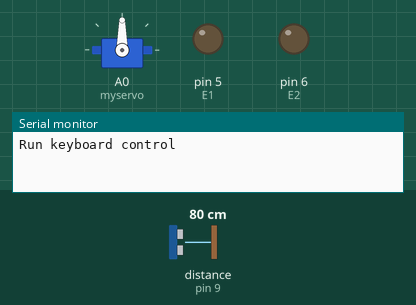
Bench run of a sketch on a simulated Arduino Uno, built with avr-gcc and run on an emulated ATmega328P. On the bench: servo, output pins drawn as LEDs (lit = HIGH), the last lines printed to the serial monitor. Wiring (inferred from the names in the program): ultrasonic range finder: trigger pin 3; echo pin 9. The test bench sets the inputs (shaded band); at power-on: distance to the obstacle (sensor on pin 9) 80 cm. The echo pulse lasts 58.3 µs per cm; pins used as bus, display or sensor lines are not drawn.

Above: at 0.1 s.
At 13.1 s:
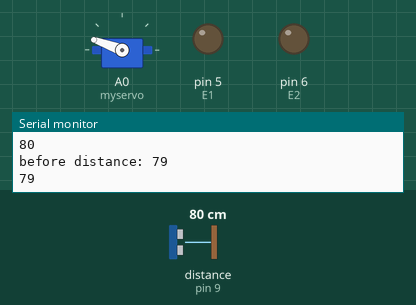
13.2 s: distance to the obstacle (sensor on pin 9) set to 250 cm
At 15.2 s:
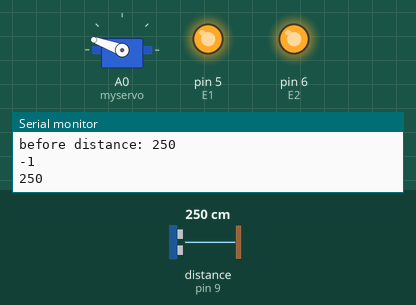
Timing chart, 0 to 16.7 s (numbered marks = the images above; inputs shaded):
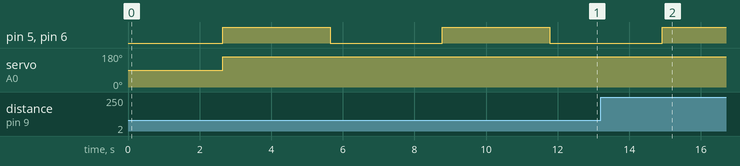

Measured:
- after the input at 13.2 s, pin 5 (E1), pin 6 (E2): goes on until 14.9 s, then stays HIGH
- by itself, pin 5 (E1), pin 6 (E2): alternates HIGH for 3.0 s and LOW for 3.1 s

The sketch:

checkBarrier.ino
```cpp
#include <Servo.h>
#include <SoftwareSerial.h>
#include "enes100.h"
#define echoPin 9 // Echo Pin
#define trigPin 3 // Trigger Pin

//distance sensor vars
int maximumRange = 200; // Maximum range needed
int minimumRange = 0; // Minimum range needed
long duration, distance; // Duration used to calculate distance

//Declare the software serial which on pins 8,9 which
//are connected to the RF module tx and rx.
SoftwareSerial sSerial(10,11);

//Declare an enes100::RfClient which is the interface for
//receiving markers and sending messages to the vision system.
//  To use a hardware serial connection:
//    enes100::RfClient<HardwareSerial rf(&Serial1);
//                                            ^
//                              whatever serial is used
enes100::RfClient<SoftwareSerial> rf(&sSerial);

//Declare an enes100::Marker.  This marker will store the id,
//x, y, theta, and time values of a received marker.
enes100::Marker marker;

Servo myservo;  // create servo object to control a servo
// twelve servo objects can be created on most boards

int pos = 0;    // variable to store the servo position

//Standard PWM DC control
int E1 = 5;     //M1 Speed Control
int E2 = 6;     //M2 Speed Control
int M1 = 4;    //M1 Direction Control
int M2 = 7;    //M1 Direction Control
int sensorPin = A5;    // select the input pin for the potentiometer
int sensorValue = 0;  // variable to store the value coming from the sensor

void stop(void)                    //Stop
{
  digitalWrite(E1,LOW);
  digitalWrite(E2,LOW);
}

   //MOVE FORWARD CODE
void advance(char a,char b)          //Move forward
{
  analogWrite (E1,a);      //PWM Speed Control
  digitalWrite(M1,HIGH);
  analogWrite (E2,b);
  digitalWrite(M2,HIGH);
  delay(3000);
  //to cover 4m requires 14.46863119 advances
}
void halfAdvance(char a,char b)          //Move forward
{
  analogWrite (E1,a);      //PWM Speed Control
  digitalWrite(M1,HIGH);
  analogWrite (E2,b);
  digitalWrite(M2,HIGH);
  delay(1500);//half revolution
  //to cover 4m requires 14.46863119 advances
}
void smAdvance(char a,char b)          //Move forward
{
  analogWrite (E1,a);      //PWM Speed Control
  digitalWrite(M1,HIGH);
  analogWrite (E2,b);
  digitalWrite(M2,HIGH);
  delay(750);//quarter revolution
  //to cover 4m requires 14.46863119 advances
}
void endAdvance(char a,char b)          //Move forward
{
  analogWrite (E1,a);      //PWM Speed Control
  digitalWrite(M1,HIGH);
  analogWrite (E2,b);
  digitalWrite(M2,HIGH);
  delay(1405.89357);//represents the remainder after 14  full revolutions to finish 4m
}
void fullArena()          //cover full arena
{
  delay(1000);//don't start right away
  for(int i=0;i<14;i++){
    advance(255, 255);
  }
  endAdvance(255, 255);
  stop();
}

    //OTHER MOVEMENT CODE
void back_off (char a,char b)          //Move backward
{
  analogWrite (E1,a);
  digitalWrite(M1,LOW);
  analogWrite (E2,b);
  digitalWrite(M2,LOW);
}
void turn_L (char a,char b)             //Turn Left 45
{
  analogWrite (E1,a);
  digitalWrite(M1,LOW);
  analogWrite (E2,b);
  digitalWrite(M2,HIGH);
  delay(3500);//45

}
void turn_L90 (char a,char b)             //Turn Left 90
{
  analogWrite (E1,a);
  digitalWrite(M1,LOW);
  analogWrite (E2,b);
  digitalWrite(M2,HIGH);
  delay(7500);//90

}
void turn_R (char a,char b)             //Turn Right
{
  analogWrite (E1,a);
  digitalWrite(M1,HIGH);
  analogWrite (E2,b);
  digitalWrite(M2,LOW);
}

//OTHER CODE
void readpH(void){

  // 240 for ph = 4, 462 for ph = 7, 619 for ph = 10
  // y = 0.0157x + 0.1124

  // read the value from the sensor:
  sensorValue = analogRead(sensorPin);
  Serial.println(0.0157*sensorValue + 0.1124);
  sSerial.println(0.0157*sensorValue + 0.1124);
}

void pHturn_Down(){
  for (pos = 0; pos <= 160; pos ++) { // goes from 0 degrees to 180 degrees
    // in steps of 1 degree
    myservo.write(pos);              // tell servo to go to position in variable 'pos'
    delay(15);                       // waits 15ms for the servo to reach the position
  }
}

void pHturn_Up(){
  for (pos = 160; pos >= 120; pos --) { // goes from 180 degrees to 0 degrees
    myservo.write(pos);              // tell servo to go to position in variable 'pos'
    delay(15);                       // waits 15ms for the servo to reach the position
  }
}
void pHturn_D2(){ //down to solution
  for (pos = 0; pos <= 110; pos ++) { // goes from 180 degrees to 0 degrees
    myservo.write(pos);              // tell servo to go to position in variable 'pos'
    delay(15);                       // waits 15ms for the servo to reach the position
  }
}

//get x coordinate
double getX(){
  //double[] coords = {0, 0, 0}; //x, y, theta
  double x = 0;
  delay(100);
  //rf.ReceiveMarker returns true if a marker was received
  //before timing out, and false otherwise.
  if(rf.receiveMarker(&marker, 104)){
//    Serial.println("in function");
//    Serial.print("x: ");
//    Serial.println(marker.x*1000);
    x = marker.x*1000;
  }
  return x;

//    if(marker.x >= 1.0) {
//      rf.sendMessage("t1 reached right side");
//    }
//  }
}

//get y coordinate
double getY(){
  //double[] coords = {0, 0, 0}; //x, y, theta
  double y = 0;
  delay(100);
  //rf.ReceiveMarker returns true if a marker was received
  //before timing out, and false otherwise.
  if(rf.receiveMarker(&marker, 104)){
//    Serial.println("in function");
//    Serial.print("y: ");
//    Serial.println(marker.y*1000);
    y = marker.y*1000;
  }
  return y;

//    if(marker.x >= 1.0) {
//      rf.sendMessage("t1 reached right side");
//    }
//  }
}

//get theta
double getTheta(){
  //double[] coords = {0, 0, 0}; //x, y, theta
  double theta = 0;
  delay(100);
  //rf.ReceiveMarker returns true if a marker was received
  //before timing out, and false otherwise.
  if(rf.receiveMarker(&marker, 104)){
//    Serial.println("in function");
//    Serial.print("theta: ");
//    Serial.println(marker.theta);
    theta = marker.theta;
  }
  return theta;

//    if(marker.x >= 1.0) {
//      rf.sendMessage("t1 reached right side");
//    }
//  }
}

//boolean yesBarrier(){
   /* The following trigPin/echoPin cycle is used to determine the
  distance of the nearest object by bouncing soundwaves off of it. */
  /*
digitalWrite(trigPin, LOW);
  delayMicroseconds(2);

  digitalWrite(trigPin, HIGH);
  delayMicroseconds(10);

  digitalWrite(trigPin, LOW);
  duration = pulseIn(echoPin, HIGH);

  //Calculate the distance (in cm) based on the speed of sound.
  distance = duration/58.2;
  Serial.print("before distance: ");
  Serial.println(distance);

  if (distance >= maximumRange || distance <= minimumRange){
  /* Send a negative number to computer and Turn LED ON
  to indicate "out of range" */
 /* Serial.println("-1");
  //Delay 50ms before next reading.
  delay(50);
//  return false;
  }
  else {*/
  /* Send the distance to the computer using Serial protocol, and
  turn LED OFF to indicate successful reading. */
 /* Serial.println(distance*10);
//  return true;
  }
 */

//}

void setup(void)
{
  //distance sensor
  pinMode(trigPin, OUTPUT);
  pinMode(echoPin, INPUT);

  //pH servo
  myservo.attach(A0);  // attaches the servo on pin 9 to the servo object
//  int i;
//  for(i=4;i<=7;i++)
//    pinMode(i, OUTPUT);
  Serial.begin(9600);      //Set Baud Rate
  Serial.println("Run keyboard control");

  //Initialize the software and hardware serial for RF monitor
  sSerial.begin(9600);

  delay(500);

  //Reset the state of the server, and send a message indicating
  //our status.
  rf.resetServer();
  rf.sendMessage("Neutral team Connected.");
}

void loop(void)
{
  double x = getX();
  double y = getY();
  double theta = getTheta();
  myservo.write(160);

//  while(x < 1940){
//    myservo.write(160);
//    smAdvance(255, 255);
//    x = getX();
//    rf.sendMessage(x);
//  }

// START
  digitalWrite(trigPin, LOW);
  delayMicroseconds(2);

  digitalWrite(trigPin, HIGH);
  delayMicroseconds(10);

  digitalWrite(trigPin, LOW);
  duration = pulseIn(echoPin, HIGH);

  //Calculate the distance (in cm) based on the speed of sound.
  distance = duration/58.2;
  Serial.print("before distance: ");
  Serial.println(distance);

  if (distance >= maximumRange || distance <= minimumRange){
  /* Send a negative number to computer and Turn LED ON
  to indicate "out of range" */
  Serial.println("-1");
  Serial.println(distance);
  //Delay 50ms before next reading.
  //delay(50);
//  return false;
    turn_L90(255,255);
  }
  else {
  /* Send the distance to the computer using Serial protocol, and
  turn LED OFF to indicate successful reading. */
  Serial.println(distance);
//  return true;
   advance(255, 255);

  }
//END
/*
  if(yesBarrier()){
    turn_L90(255,255);
  }else{
    advance(255, 255);
  }
 */

  //myservo.write(160);
  stop();
  delay(1000);
//  while(true){
//    Serial.print("(in while true) ");
//    //myservo.write(160);
//    if(yesBarrier()){
//
//    }
//  }
  //pH code
//
//
//  pHturn_D2();
//  for (int ijkl=1; ijkl<=400; ijkl++) {
//    myservo.write(25);
//    delay(2000);
//    readpH();
//    delay(2000);
//  }


}
```
